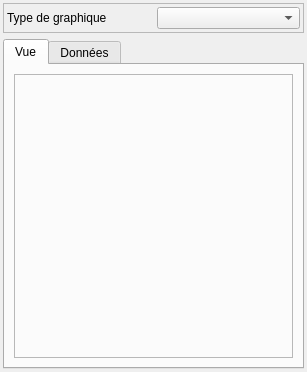
<?xml version="1.0" encoding="UTF-8"?>
<ui version="4.0">
 <class>Form</class>
 <widget class="QWidget" name="Form">
  <property name="geometry">
   <rect>
    <x>0</x>
    <y>0</y>
    <width>307</width>
    <height>372</height>
   </rect>
  </property>
  <property name="windowTitle">
   <string>Form</string>
  </property>
  <layout class="QVBoxLayout" name="verticalLayout">
   <property name="margin">
    <number>3</number>
   </property>
   <item>
    <widget class="QFrame" name="frame_2">
     <property name="frameShape">
      <enum>QFrame::StyledPanel</enum>
     </property>
     <property name="frameShadow">
      <enum>QFrame::Raised</enum>
     </property>
     <layout class="QHBoxLayout" name="horizontalLayout">
      <property name="margin">
       <number>3</number>
      </property>
      <item>
       <widget class="QLabel" name="label">
        <property name="text">
         <string>Type de graphique</string>
        </property>
       </widget>
      </item>
      <item>
       <widget class="QComboBox" name="comboBox_graphtype"/>
      </item>
     </layout>
    </widget>
   </item>
   <item>
    <widget class="QTabWidget" name="tabWidget">
     <property name="currentIndex">
      <number>0</number>
     </property>
     <widget class="QWidget" name="tab">
      <attribute name="title">
       <string>Vue</string>
      </attribute>
      <layout class="QVBoxLayout" name="verticalLayout_3">
       <item>
        <widget class="QFrame" name="frame_graph">
         <property name="frameShape">
          <enum>QFrame::StyledPanel</enum>
         </property>
         <property name="frameShadow">
          <enum>QFrame::Raised</enum>
         </property>
         <layout class="QVBoxLayout" name="verticalLayout_4"/>
        </widget>
       </item>
      </layout>
     </widget>
     <widget class="QWidget" name="tab_2">
      <attribute name="title">
       <string>Données</string>
      </attribute>
      <layout class="QVBoxLayout" name="verticalLayout_2" stretch="1,10">
       <item>
        <widget class="QFrame" name="frame">
         <property name="frameShape">
          <enum>QFrame::StyledPanel</enum>
         </property>
         <property name="frameShadow">
          <enum>QFrame::Raised</enum>
         </property>
         <layout class="QGridLayout" name="gridLayout_2">
          <item row="0" column="0">
           <widget class="QPushButton" name="pushButton_addline">
            <property name="text">
             <string>+</string>
            </property>
           </widget>
          </item>
          <item row="0" column="1">
           <widget class="QPushButton" name="pushButton_delline">
            <property name="text">
             <string>-</string>
            </property>
           </widget>
          </item>
         </layout>
        </widget>
       </item>
       <item>
        <widget class="QTableWidget" name="tableWidget">
         <property name="rowCount">
          <number>0</number>
         </property>
         <property name="columnCount">
          <number>6</number>
         </property>
         <attribute name="horizontalHeaderDefaultSectionSize">
          <number>50</number>
         </attribute>
         <attribute name="horizontalHeaderStretchLastSection">
          <bool>true</bool>
         </attribute>
         <column>
          <property name="text">
           <string>X</string>
          </property>
         </column>
         <column>
          <property name="text">
           <string>Y</string>
          </property>
         </column>
         <column>
          <property name="text">
           <string>Index1</string>
          </property>
         </column>
         <column>
          <property name="text">
           <string>Index2</string>
          </property>
         </column>
         <column>
          <property name="text">
           <string>Index3</string>
          </property>
         </column>
         <column>
          <property name="text">
           <string>Index4</string>
          </property>
         </column>
        </widget>
       </item>
      </layout>
     </widget>
    </widget>
   </item>
  </layout>
 </widget>
 <resources/>
 <connections/>
</ui>
